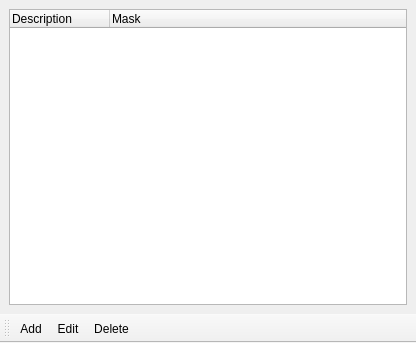
<?xml version="1.0" encoding="UTF-8"?>
<ui version="4.0">
 <class>AssociationsDialogClass</class>
 <widget class="QMainWindow" name="AssociationsDialogClass">
  <property name="geometry">
   <rect>
    <x>0</x>
    <y>0</y>
    <width>416</width>
    <height>343</height>
   </rect>
  </property>
  <property name="windowTitle">
   <string>File Associations</string>
  </property>
  <widget class="QWidget" name="centralwidget">
   <layout class="QVBoxLayout" name="verticalLayout">
    <item>
     <widget class="QTreeWidget" name="treeWidget">
      <property name="selectionMode">
       <enum>QAbstractItemView::NoSelection</enum>
      </property>
      <property name="rootIsDecorated">
       <bool>false</bool>
      </property>
      <property name="uniformRowHeights">
       <bool>true</bool>
      </property>
      <property name="itemsExpandable">
       <bool>false</bool>
      </property>
      <property name="allColumnsShowFocus">
       <bool>true</bool>
      </property>
      <property name="wordWrap">
       <bool>true</bool>
      </property>
      <column>
       <property name="text">
        <string>Description</string>
       </property>
      </column>
      <column>
       <property name="text">
        <string>Mask</string>
       </property>
      </column>
     </widget>
    </item>
   </layout>
  </widget>
  <widget class="QMenuBar" name="menubar">
   <property name="geometry">
    <rect>
     <x>0</x>
     <y>0</y>
     <width>416</width>
     <height>21</height>
    </rect>
   </property>
  </widget>
  <widget class="QToolBar" name="toolBar">
   <property name="windowTitle">
    <string>toolBar</string>
   </property>
   <attribute name="toolBarArea">
    <enum>BottomToolBarArea</enum>
   </attribute>
   <attribute name="toolBarBreak">
    <bool>false</bool>
   </attribute>
   <addaction name="actionAdd"/>
   <addaction name="actionEdit"/>
   <addaction name="actionDelete"/>
  </widget>
  <action name="actionAdd">
   <property name="text">
    <string>Add</string>
   </property>
   <property name="toolTip">
    <string>Add new association groupt (Ins, Shift+F4)</string>
   </property>
   <property name="shortcut">
    <string>Ins</string>
   </property>
  </action>
  <action name="actionEdit">
   <property name="text">
    <string>Edit</string>
   </property>
   <property name="toolTip">
    <string>Edit selected association group (Enter, F4)</string>
   </property>
   <property name="shortcut">
    <string>Return</string>
   </property>
  </action>
  <action name="actionDelete">
   <property name="text">
    <string>Delete</string>
   </property>
   <property name="toolTip">
    <string>Delete selected association group (Del, F8)</string>
   </property>
   <property name="shortcut">
    <string>Del</string>
   </property>
  </action>
  <action name="actionClose">
   <property name="text">
    <string>Close</string>
   </property>
   <property name="shortcut">
    <string>Esc</string>
   </property>
  </action>
 </widget>
 <resources/>
 <connections/>
</ui>
